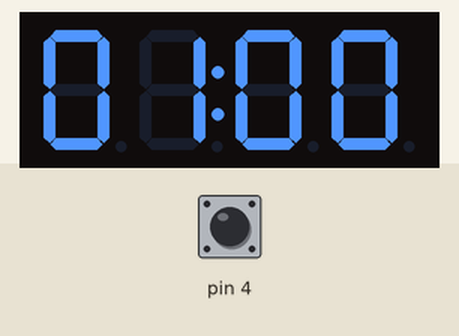
The sketch below on a simulated Arduino Uno, built with avr-gcc and run on an emulated ATmega328P. Parts: 4-digit seven-segment display. The inputs (shaded band) are chosen by the test bench; at power-on: pin 4 HIGH.

Above: at 1.2 s.
1.3 s: pin 4 pulled LOW for 0.15 s
At 3.2 s:
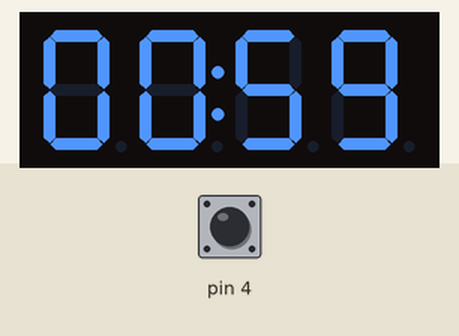
At 5.1 s:
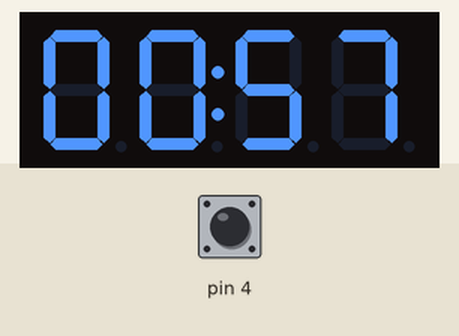
Timing chart, 0 to 6.6 s (numbered marks = the images above; inputs shaded):
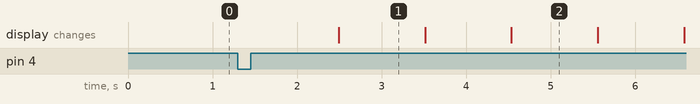

The sketch:

countdown_timer_tm1637.ino
```cpp
#include <TM1637Display.h>

TM1637Display display(2, 3);

void setup() {
  pinMode(4, INPUT_PULLUP);
  display.setBrightness(7);
  display.showNumberDecEx(100, 0b01000000, true);
}

void loop() {
  if (digitalRead(4) == LOW) {
    while (digitalRead(4) == LOW) {
      delay(10);
    }

    for (int seconds = 60; seconds >= 0; seconds--) {
      int value = (seconds / 60) * 100 + (seconds % 60);
      display.showNumberDecEx(value, 0b01000000, true);
      delay(1000);
    }
  }
}
```

Measured:
- after the input at 1.3 s, the display: changes after 1.2 s (image 1)
